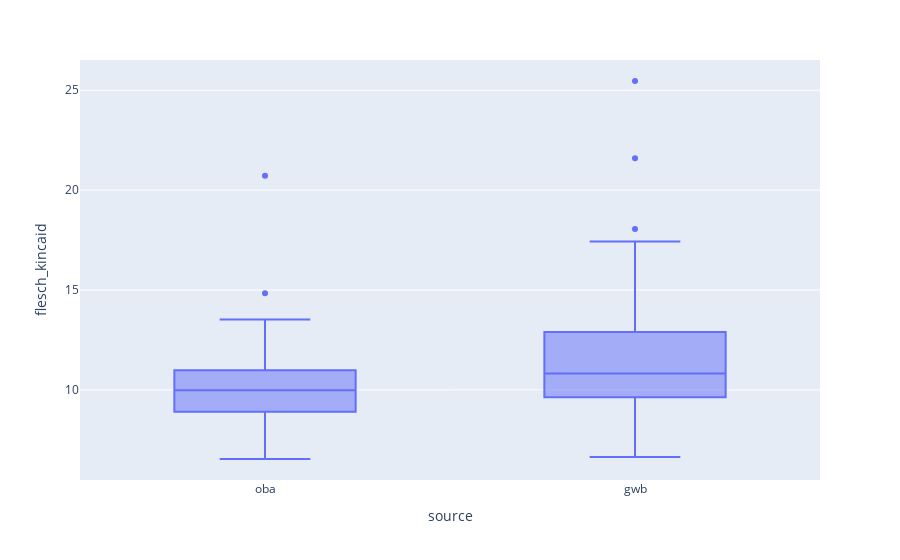

Write notebook code for a chart like this one.
### Code cell
fig = px.box(combined, x="source", y="flesch_kincaid")
fig.show()

### Figure 1 — Plotly figure (JSON) as saved in the notebook; plotly's stock layout.template omitted (floating-point values rounded to 4 significant figures; data arrays with more than 128 entries replaced by an {"elided": "..."} marker saying what was removed)
{"data": [{"alignmentgroup": "True", "hovertemplate": "source=%{x}<br>flesch_kincaid=%{y}<extra></extra>", "legendgroup": "", "marker": {"color": "#636efa"}, "name": "", "notched": false, "offsetgroup": "", "orientation": "v", "showlegend": false, "type": "box", "x": {"elided": "183 str values"}, "x0": " ", "xaxis": "x", "y": {"elided": "183 float values"}, "y0": " ", "yaxis": "y"}], "layout": {"boxmode": "group", "legend": {"tracegroupgap": 0}, "margin": {"t": 60}, "xaxis": {"anchor": "y", "domain": [0, 1], "title": {"text": "source"}}, "yaxis": {"anchor": "x", "domain": [0, 1], "title": {"text": "flesch_kincaid"}}}}
